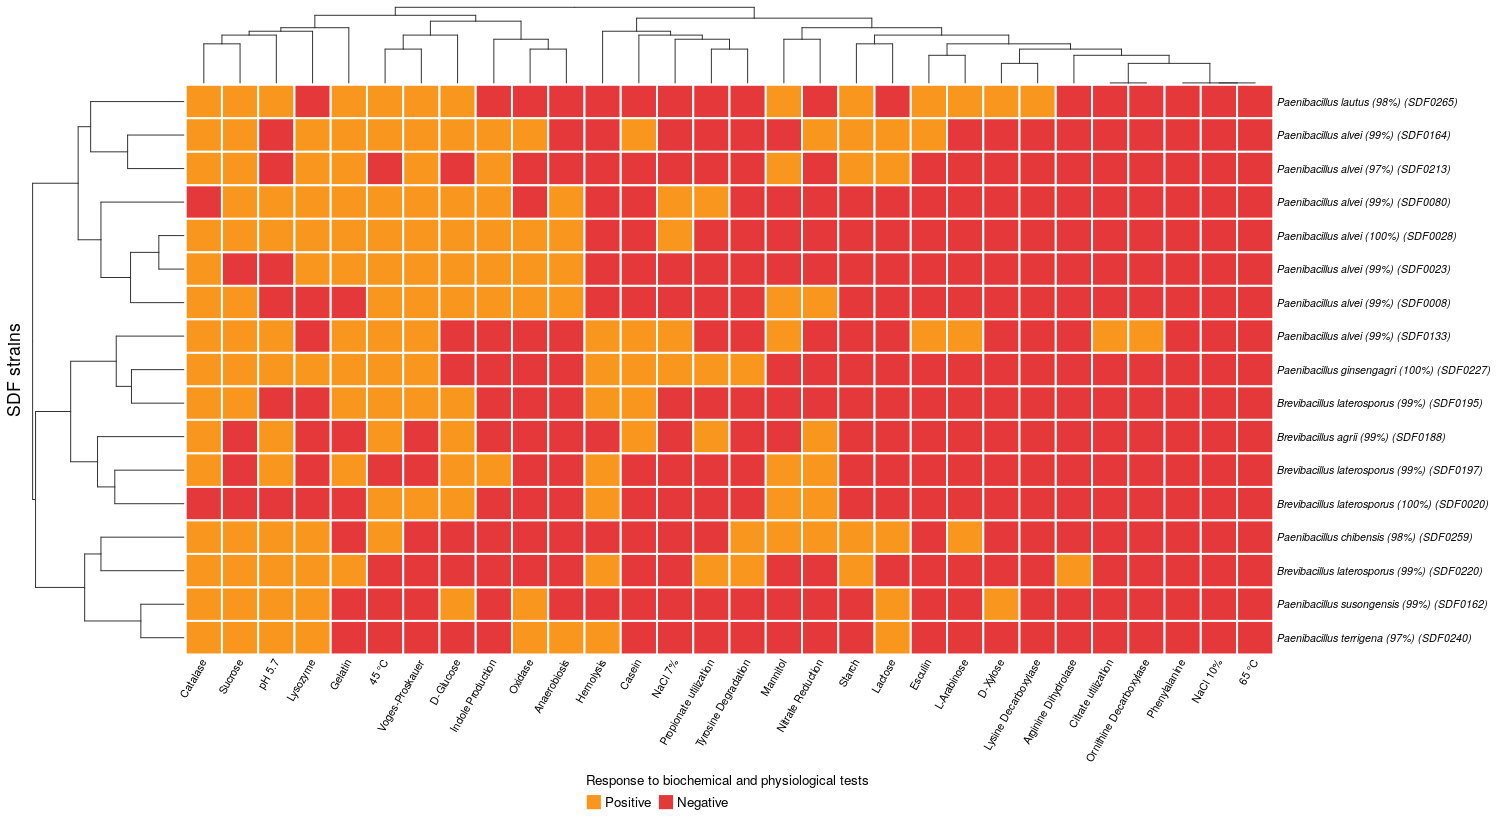

R code for this plot:
library(readr)
library(dplyr)
library(stringr)
library(here)
# Gu Z, Eils R, Schlesner M (2016). “Complex heatmaps reveal patterns and correlations in multidimensional genomic data.” Bioinformatics.
library(ComplexHeatmap)

# get the data from biochemical and physiological tests
response_to_biochemical_and_physiological_tests <- read_delim(paste0(here(), "/response_to_biochemical_and_physiological_tests.tsv"), "\t", escape_double = FALSE, trim_ws = TRUE)
response_to_biochemical_and_physiological_tests$SDF <- str_pad(response_to_biochemical_and_physiological_tests$SDF, 4, pad = "0")

# get the selected group (B. paenibacillus like)
group_tax_b_paenibacillus <- read_delim(paste0(here(),"/group_tax_b_paenibacillus.tsv"), "\t", escape_double = FALSE, trim_ws = TRUE)

# Filtering the results for the selected group 
b_paenibacillus_filtered <- response_to_biochemical_and_physiological_tests %>%
  filter(as.numeric(SDF) %in% as.numeric(group_tax_b_paenibacillus$SDF))

# concatenating the species names and their isolates id (SDF9999)
rownames <- as.character(paste0(b_paenibacillus_filtered$Taxonomy, " (SDF", b_paenibacillus_filtered$SDF, ")"))

# builds a list of labels for the heatmap
colnames <- paste(c( 
  "Citrate utilization",
  "Propionate utilization",
  "NaCl 7%",	
  "NaCl 10%",
  "Lysozyme",
  "45 °C",	
  "65 °C",	
  "pH 5.7",	
  "Anaerobiosis",
  "Catalase",
  "Oxidase",
  "Hemolysis",
  "Nitrate Reduction",
  "Casein",
  "Gelatin",
  "Esculin",
  "Starch",
  "Phenylalanine",
  "Tyrosine Degradation",
  "Arginine Dihydrolase",
  "Lysine Decarboxylase",
  "Ornithine Decarboxylase",
  "Indole Production",
  "D-Glucose",
  "L-Arabinose",
  "Lactose",
  "Mannitol",
  "Sucrose",
  "D-Xylose",
  "Voges-Proskauer"))

# removing unused columns from the dataset
b_paenibacillus_filtered <- dplyr::select(b_paenibacillus_filtered, -c(NCBI, SDF)) 
View(b_paenibacillus_filtered)

# Converting the dataset into a numeric matrix omitting the first (string) column
matrix <- data.matrix(b_paenibacillus_filtered[,-1])
# View(matrix)

# assigning row names for the plot
rownames(matrix) <- rownames
# assigning column names for the plot
colnames(matrix) <- colnames

# margins
par(mar=c(1,1,1,1))

# heatmap
ht = Heatmap(
  matrix,
  #name = 'Bacillus_paenibacillus_group',
  #heatmap_legend_param = list(direction = "horizontal", title_position = "topcenter"),
  # clustering_distance_rows = function(x, y) 1 - cor(x, y),  #cluster and dendogram with a function that calculates pairwise distance
  clustering_distance_rows = "pearson",
  row_title = "SDF strains", # rows
  row_dend_side = "left", # side of rows dendogram
  row_names_side = "right", # side of row names
  row_dend_width = unit(4, "cm"),# high dendogram lines
  row_dend_gp = gpar(col = "gray20"), # color dendogram lines
  row_dend_reorder = TRUE,
  heatmap_legend_param = list(labels = c("Positive","Negative"), 
                              title = substitute(paste("Response to biochemical and physiological tests")),
                              direction = "horizontal",
                              ncol = 2),
  column_dend_height = unit(2, "cm"),# high dendogram lines
  column_dend_gp = gpar(col = "gray20"), # color dendogram lines
  column_title_side = "top",
  column_dend_side = "top",
  column_dend_reorder = TRUE,
  column_names_rot = 60,
  row_names_gp = gpar(fontsize = 8, fontface=3),
  column_names_gp = gpar(fontsize = 8),
  rect_gp = gpar(col = "white", lwd = 2),
  col = c( "#e5383b","#f8961e")
)
draw(ht, heatmap_legend_side = "bottom")
